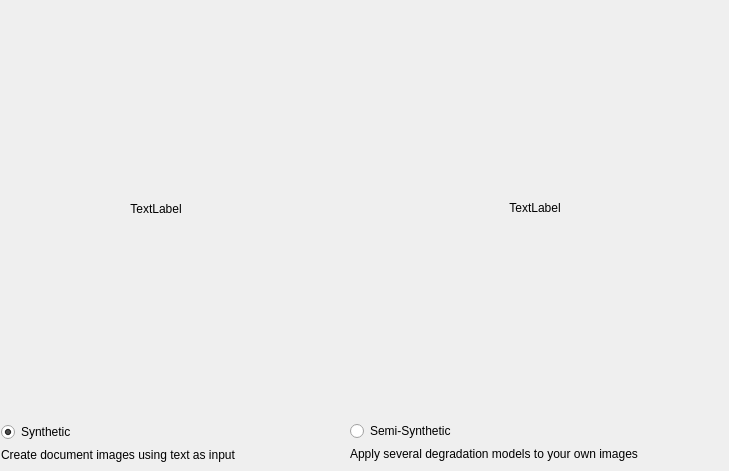
  <widget class="QWizardPage" name="ChoiceSynth">
   <property name="title">
    <string/>
   </property>
   <property name="subTitle">
    <string>DocCreator </string>
   </property>
   <widget class="QWidget" name="layoutWidget">
    <property name="geometry">
     <rect>
      <x>1</x>
      <y>1</y>
      <width>310</width>
      <height>461</height>
     </rect>
    </property>
    <layout class="QVBoxLayout" name="verticalLayout_2">
     <item>
      <widget class="QLabel" name="ImageSynth">
       <property name="sizePolicy">
        <sizepolicy hsizetype="MinimumExpanding" vsizetype="MinimumExpanding">
         <horstretch>0</horstretch>
         <verstretch>0</verstretch>
        </sizepolicy>
       </property>
       <property name="minimumSize">
        <size>
         <width>200</width>
         <height>400</height>
        </size>
       </property>
       <property name="text">
        <string>TextLabel</string>
       </property>
       <property name="alignment">
        <set>Qt::AlignCenter</set>
       </property>
      </widget>
     </item>
     <item>
      <widget class="QRadioButton" name="Synthetic">
       <property name="toolTip">
        <string>Create document images using text, font and background image as input, then add degradation effects</string>
       </property>
       <property name="text">
        <string>Synthetic</string>
       </property>
       <property name="checked">
        <bool>true</bool>
       </property>
       <attribute name="buttonGroup">
        <string notr="true">buttonGroup</string>
       </attribute>
      </widget>
     </item>
     <item>
      <widget class="QLabel" name="label_18">
       <property name="text">
        <string>Create document images using text as input</string>
       </property>
      </widget>
     </item>
    </layout>
   </widget>
   <widget class="QWidget" name="layoutWidget_1">
    <property name="geometry">
     <rect>
      <x>350</x>
      <y>0</y>
      <width>370</width>
      <height>461</height>
     </rect>
    </property>
    <layout class="QVBoxLayout" name="verticalLayout_13">
     <item>
      <widget class="QLabel" name="ImageSemi">
       <property name="sizePolicy">
        <sizepolicy hsizetype="MinimumExpanding" vsizetype="MinimumExpanding">
         <horstretch>0</horstretch>
         <verstretch>0</verstretch>
        </sizepolicy>
       </property>
       <property name="minimumSize">
        <size>
         <width>200</width>
         <height>400</height>
        </size>
       </property>
       <property name="text">
        <string>TextLabel</string>
       </property>
       <property name="alignment">
        <set>Qt::AlignCenter</set>
       </property>
      </widget>
     </item>
     <item>
      <widget class="QRadioButton" name="Semi">
       <property name="toolTip">
        <string>Apply degradation effects to your images</string>
       </property>
       <property name="text">
        <string>Semi-Synthetic </string>
       </property>
       <property name="checked">
        <bool>false</bool>
       </property>
       <attribute name="buttonGroup">
        <string notr="true">buttonGroup</string>
       </attribute>
      </widget>
     </item>
     <item>
      <widget class="QLabel" name="label_24">
       <property name="text">
        <string>Apply several degradation models to your own images</string>
       </property>
      </widget>
     </item>
    </layout>
   </widget>
  </widget>
